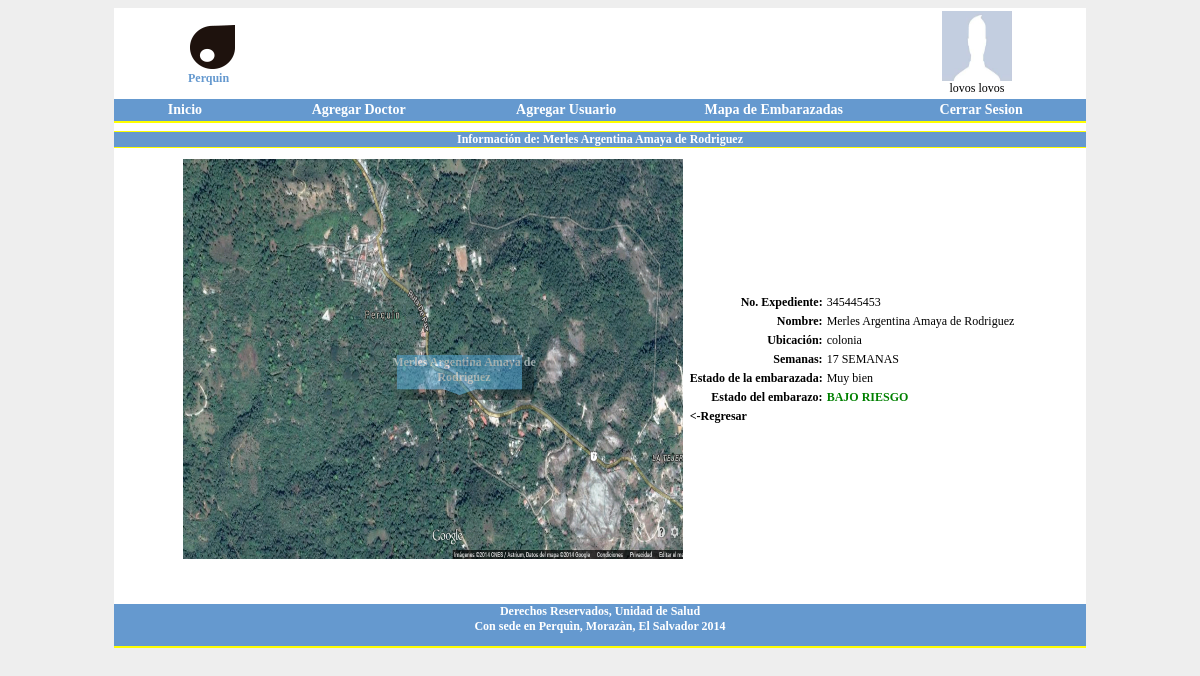
/verinfo.php?id_embarazada=39 (signed in), run on the app's committed database.
### tables this page shows
CREATE TABLE `usuario` (
  `nombre_usuario` varchar(100) DEFAULT NULL,
  `id_usuario` int(11) NOT NULL AUTO_INCREMENT,
  `apellido_usuario` varchar(100) DEFAULT NULL,
  `telefono` int(11) DEFAULT NULL,
  `dui` int(11) DEFAULT NULL,
  `direccion` varchar(100) DEFAULT NULL,
  `nombre_user` varchar(100) DEFAULT NULL,
  `contrasena` varchar(100) DEFAULT NULL,
  `estado` int(11) DEFAULT NULL,
  `nivel_usuario` int(11) DEFAULT NULL,
  `cod_doctor` int(11) DEFAULT NULL,
  `foto` varchar(1) NOT NULL,
  PRIMARY KEY (`id_usuario`),
  KEY `cod_doctor` (`cod_doctor`)
);

CREATE TABLE `tag` (
  `id` int(11) NOT NULL AUTO_INCREMENT,
  `cod_expediente` int(11) DEFAULT NULL,
  `top` int(11) NOT NULL,
  `left` int(11) NOT NULL,
  `meses` varchar(255) NOT NULL,
  `estado` varchar(6000) NOT NULL,
  `embarazo` varchar(255) DEFAULT NULL,
  `ubicacion` varchar(6000) DEFAULT NULL,
  `estado_embarazada` int(11) DEFAULT NULL,
  PRIMARY KEY (`id`)
);

CREATE TABLE `expediente` (
  `cod_expediente` varchar(20) NOT NULL,
  `primer_Nombre` varchar(100) DEFAULT NULL,
  `segundo_Nombre` varchar(100) DEFAULT NULL,
  `primer_Apellido` varchar(100) DEFAULT NULL,
  `segundo_Apellido` varchar(100) DEFAULT NULL,
  `tipo_documento` varchar(20) DEFAULT NULL,
  `numero_documento` varchar(50) DEFAULT NULL,
  `fecha_hora_creacion` datetime DEFAULT NULL,
  `genero` varchar(1) DEFAULT NULL,
  `Fecha_nac` date DEFAULT NULL,
  `Lugar_nac` varchar(100) DEFAULT NULL,
  `observaciones` varchar(400) DEFAULT NULL,
  `ocupacion` varchar(100) DEFAULT NULL,
  `telefono` int(11) DEFAULT NULL,
  `estado_civil` varchar(100) DEFAULT NULL,
  `id_usuario` int(11) DEFAULT NULL,
  `foto` varchar(200) DEFAULT NULL,
  PRIMARY KEY (`cod_expediente`),
  KEY `id_usuario` (`id_usuario`)
);

### verinfo.php (the view, shortened to what this page needs)
<?php
require('config.php');
	$user=$_SESSION["admi"];
$comando ="select * from usuario where nombre_user='$user'";
$consulta =mysql_query($comando);
$aDatos= mysql_fetch_array($consulta);
$nombre=$aDatos["nombre_usuario"];
$apellido=$aDatos["apellido_usuario"];
$foto="";
echo"
<div class='menu'>
	<table align='center'>";
			if( $foto == '1' ){
 		echo"
 		<td width='750px'><img src='000.png'><h1 class='h1'>Perquin</h1>
		<td align=center><img src=\"fotoUsuario/".$id_usuario.".jpg\" width=\"70px\" height='70px'  alt=\"\"><br><h3 class='usuario'>[$nombre $apellido] </td>
          ";
	       }else{
     echo"
        <td width='750px'><img src='000.png'><h1 class='h1'>Perquin</h1>
		<td align=center><img src=\"iconos/m.jpg\" width=\"70px\" height='70px' alt=\"\"><br>$nombre $apellido</td>
          </table>
          ";
}
?>
	<?php echo"
	<table class='lmenu'>
		<tr>
			<td width='100px'><a href='home1.php' class='items'>Inicio</a></td>
			<td width='150px'><a href='agregar.doctor.php' class='items'>Agregar Doctor</a></td>
			<td width='150px'><a href='agregar.usuario.php'class='items'>Agregar Usuario</a></td>
			<td width='150px'><a href='mapa.php' class='items'>Mapa de Embarazadas</a></td>
			<td width='150px'><a href='cerrar.php' class='items'>Cerrar Sesion</a></td>
		</tr>
	</table>
</div>
";
 	$id="";
 	if($_GET){
 		$id = $_GET['id_embarazada'];
 	}
 	$query = mysql_query("SELECT tag.*,expediente.* from tag,expediente WHERE tag.cod_expediente=expediente.cod_expediente and id='$id'");
		$nc="";
		$top="";
		$left="";
		$meses="";
		$estado="";
		$localizacion="";
		$embarazo="";
		$cod_expediente="";
		while($aDatos = mysql_fetch_array($query)){
			$nombre = $aDatos['primer_Nombre'];
			$nombre2= $aDatos['segundo_Nombre'];
			$apellido1=$aDatos['primer_Apellido'];
			$apellido2=$aDatos['segundo_Apellido'];
			$nc = $nombre." ".$nombre2." ".$apellido1." ".$apellido2;
			$top = $aDatos['left'];
			$left = $aDatos['top'];
			$meses = $aDatos['meses'];
			$estado = $aDatos['estado'];
			$cod_expediente=$aDatos['cod_expediente'];
			$localizacion = $aDatos['ubicacion'];
			$embarazo = $aDatos['embarazo'];
			if($embarazo=="ALTO RIESGO"){
				$tr="<td style='color:red; font-weight:bold'>";
			}else if($embarazo=="BAJO RIESGO"){
				$tr= "<td style='color:green; font-weight:bold'>";
			}else{
				$tr="<td style='color:#eddb18; font-weight:bold'>";
			}
	}
 		?>
<h1 class='h2'>Informaci&oacute;n de: <?php echo $nc;?></h1>
<table align='center'>
	<tr>
		<td><img src='perquin.png' id='image' width='500px' height='400px'></td>
		<td>
	<table align='center'>
		<tr>
			<td class='txt' align='right'>No. Expediente:
			<td><?php echo $cod_expediente;?>
		</tr>
		<tr>
			<td class='txt' align='right'>Nombre:
			<td><?php echo $nc;?>
		</tr>
		<tr>
			<td class='txt' align='right'>Ubicaci&oacute;n:
			<td><?php echo $localizacion;?>
		</tr>
		<tr>
			<td class='txt' align='right'>Semanas:
			<td><?php echo $meses;?> SEMANAS
		</tr>
		<tr>
			<td class='txt' align='right'>Estado de la embarazada:
			<td><?php echo $estado;?>
		</tr>
		<tr>
			<td class='txt' align='right'>Estado del embarazo:
			<?php echo $tr;?> <?php echo $embarazo;?>
		</tr>
		<tr>
			<td><a href='mapa.php' class='link2'> <-Regresar</a>
		</tr>
	</table>
</td>
<div id='tagged' style='top:<?php echo $top;?>; left:<?php echo $left; ?>;'><a  class='link' margin=0 align=center ><?php echo $nc;?></a></div>
</table>
<br><br>

### estilo.css (style rules this page uses)
* { font-family: verdana; font-size: 12px; }
body { background: #eee; font-family: verdana; font-size: 13px; padding: 0px; }
.h1 { color: #6599cf; margin:auto; text-align: left; }
table.lmenu { background: #6599cf; margin: auto; width: 100%; text-align: center; border-bottom: solid 2px yellow; }
.items { text-decoration: none; color: white; font-weight: bold; font-size: 14px; }
.h2 { background: #6599cf; color: white; text-align: center; border-top: yellow solid 1px; border-bottom:yellow solid 1px; }
#image { cursor: crosshair; }
#tagged { position: absolute; opacity: 0.5; padding: 5px 5px 5px 5px; background:url(inf.png) no-repeat; font-weight: bold; width: 150px; height: 50px; color: white; text-align: center; }
.link { color: white; font-weight: bold; text-decoration: none; font-size:12px; }
.link2 { color: black; font-weight: bold; text-decoration: none; font-size:12px; }
.txt { font-weight: bold; }

### data on the page
usuario: nombre_usuario "lovos", apellido_usuario "lovos"
tag: cod_expediente.segundo_Apellido "Merles Argentina Amaya de Rodriguez", cod_expediente.cod_expediente "345445453", ubicacion "colonia", meses "17", estado "Muy bien", embarazo "BAJO RIESGO"
